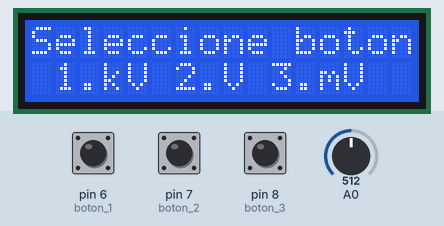
Simulated run of this sketch. Board: Arduino Uno, built with avr-gcc and run on an emulated ATmega328P. On the bench: 16×2 character LCD. The test bench sets the inputs (shaded band); at power-on: pin 6 (boton_1) LOW, pin 7 (boton_2) LOW, pin 8 (boton_3) LOW, A0 = 512.

Above: at 1.2 s.
1.3 s: pin 6 (boton_1) pulled HIGH for 1 s
At 2.5 s:
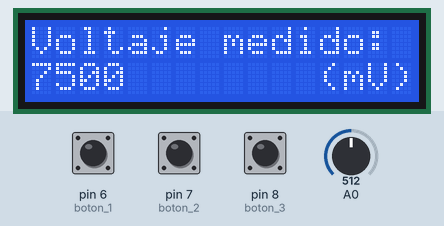
3.8 s: pin 7 (boton_2) pulled HIGH for 3.2 s
At 7.6 s:
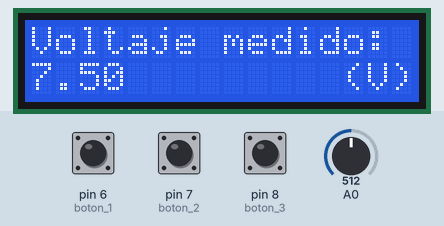
8.5 s: pin 8 (boton_3) pulled HIGH for 3.2 s
At 12.1 s:
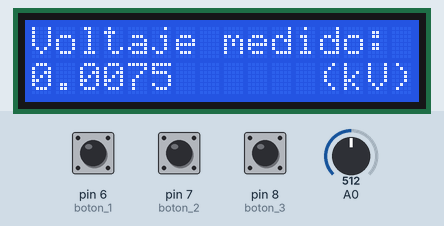
13.2 s: A0 set to 716
At 14.5 s:
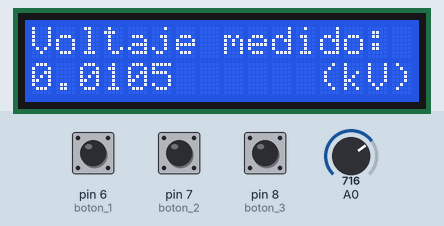
14.8 s: pin 6 (boton_1) pulled HIGH for 0.15 s
At 14.91 s:
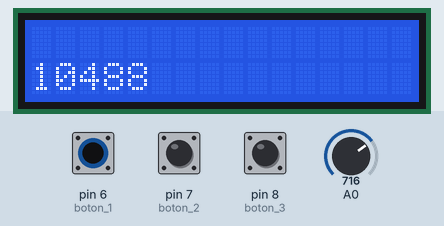
16.5 s: pin 7 (boton_2) pulled HIGH for 1 s
At 18.0 s:
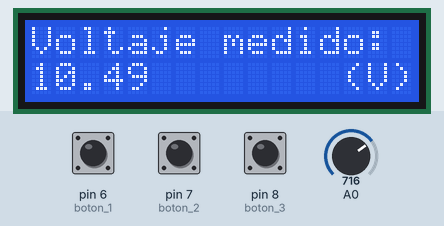
Timing chart, 0 to 19.5 s (numbered marks = the images above; inputs shaded):
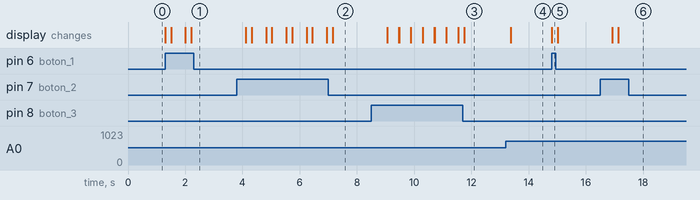

Measured:
- after the input at 1.3 s, the display: first changes at once (image 1 shows a later state)
- after the input at 3.8 s, the display: first changes after 0.32 s (image 2 shows a later state)
- after the input at 8.5 s, the display: first changes after 0.56 s (image 3 shows a later state)
- after the input at 13.2 s, the display: changes after 0.18 s (image 4)
- after the input at 14.8 s, the display: changes at once (image 5)
- after the input at 16.5 s, the display: first changes after 0.43 s (image 6 shows a later state)

The sketch:

voltimetro.ino
```cpp
/*
     Arduino Voltímetro

Mario Pérez Esteso
http://www.geekytheory.com
https://www.youtube.com/user/telecoreference

https://twitter.com/geekytheory

Facebook page! Join us with a LIKE!
https://www.facebook.com/geekytheory
*/

#include <LiquidCrystal.h>
LiquidCrystal lcd(12, 11, 5, 4, 3, 2);
float lectura;
float voltaje=0;
int estado_boton_1=0, estado_boton_2=0,estado_boton_3=0;
int boton_1=6;
int boton_2=7;
int boton_3=8;
void setup() {
  lcd.begin(16, 2);
  pinMode(boton_1,INPUT);
  pinMode(boton_2,INPUT);
  pinMode(boton_3,INPUT);
  lcd.setCursor(0,0);
  lcd.print("Seleccione boton");
  lcd.setCursor(1,1);
  lcd.print("1.kV 2.V 3.mV");
  Serial.begin(9600);
}

void loop() {
  if(digitalRead(boton_1)==HIGH)
  {
    lcd.clear();
    estado_boton_1=1;
    estado_boton_2=0;
    estado_boton_3=0;
  } else if(digitalRead(boton_2)==HIGH)
  {
    lcd.clear();
    estado_boton_1=0;
    estado_boton_2=1;
    estado_boton_3=0;
  } else if(digitalRead(boton_3)==HIGH)
  {
    lcd.clear();
    estado_boton_1=0;
    estado_boton_2=0;
    estado_boton_3=1;
  }
  if(estado_boton_2==1 && estado_boton_1==0 && estado_boton_3==0)
  {
   lectura_voltios(1,2);
   lcd.setCursor(0,0);
   lcd.print("Voltaje medido:");
   lcd.setCursor(13, 1);
   lcd.print("(V)");
   delay(500);
  } else if(estado_boton_2==0 && estado_boton_1==1 && estado_boton_3==0)
  {
   lectura_voltios(1000,0);
   lcd.setCursor(0,0);
   lcd.print("Voltaje medido:");
   lcd.setCursor(12, 1);
   lcd.print("(mV)");
   delay(500);
  } else if(estado_boton_2==0 && estado_boton_1==0 && estado_boton_3==1)
  {
   lectura_voltios(0.001,4);
   lcd.setCursor(0,0);
   lcd.print("Voltaje medido:");
   lcd.setCursor(12, 1);
   lcd.print("(kV)");

  }
}
void lectura_voltios(float unidad, int decimales)
{
  lectura=analogRead(0);
  voltaje = ((5*float(lectura))/1024);
  lcd.setCursor(0, 1);
  lcd.print(float(voltaje)*3*unidad,decimales);
  delay(200);
}
```
